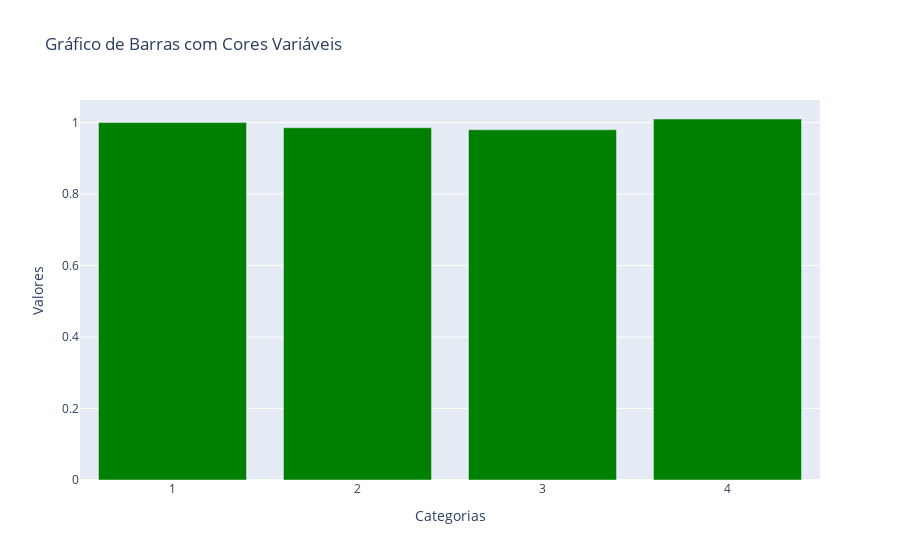

The code cell stored with this chart in its notebook:
### Code cell
simulacao.avaliacao_tensao()

### Figure 1 — Plotly figure (JSON) as saved in the notebook; plotly's stock layout.template omitted (floating-point values rounded to 4 significant figures)
{"data": [{"legendgroup": "group", "marker": {"color": ["green", "green", "green", "green"]}, "type": "bar", "x": [1, 2, 3, 4], "y": [1, 0.9855, 0.98, 1.01]}], "layout": {"legend": {"title": {"text": "Legenda"}}, "title": {"text": "Gráfico de Barras com Cores Variáveis"}, "xaxis": {"tickmode": "linear", "ticktext": [0, 1, 2, 3], "tickvals": [1, 2, 3, 4], "title": {"text": "Categorias"}}, "yaxis": {"title": {"text": "Valores"}}}}
